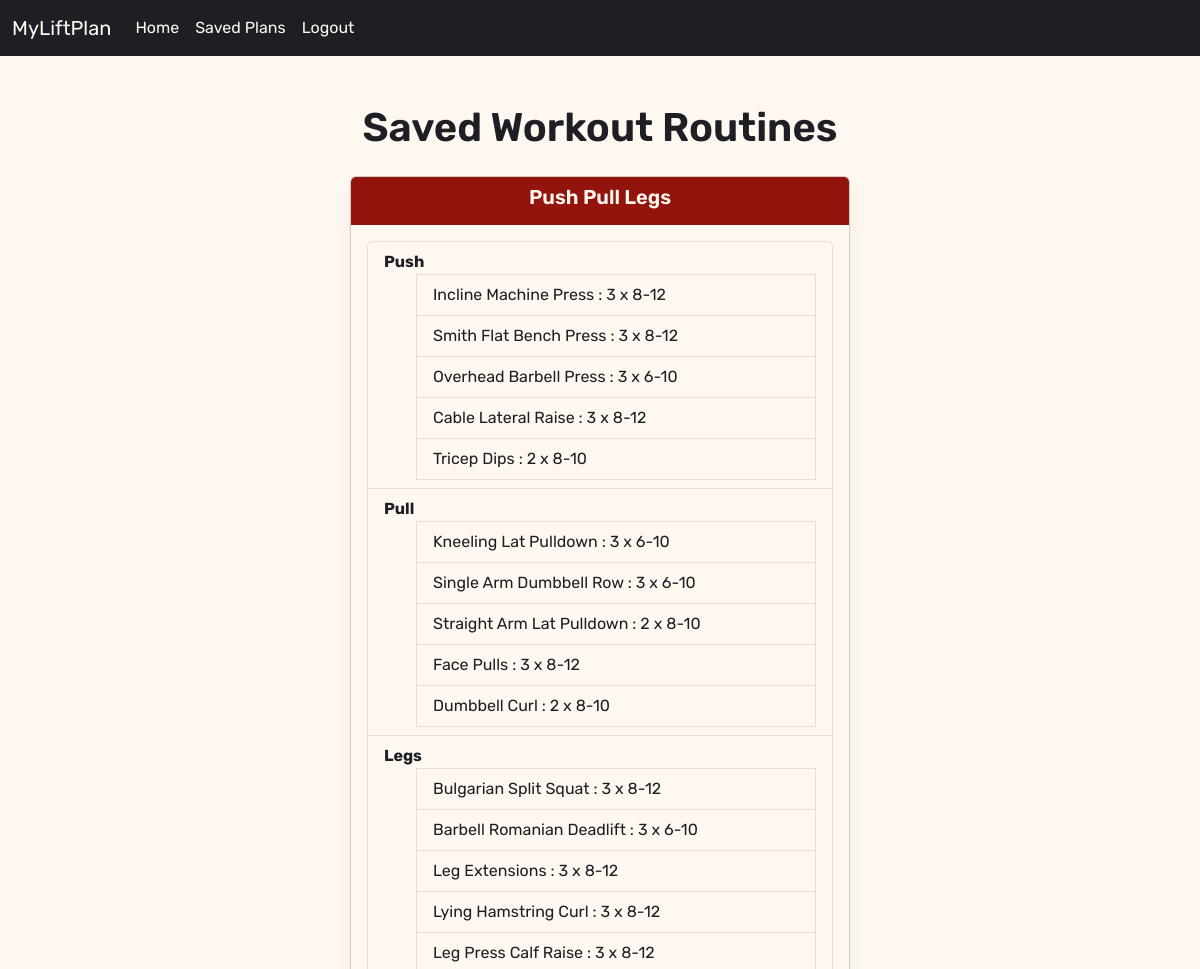
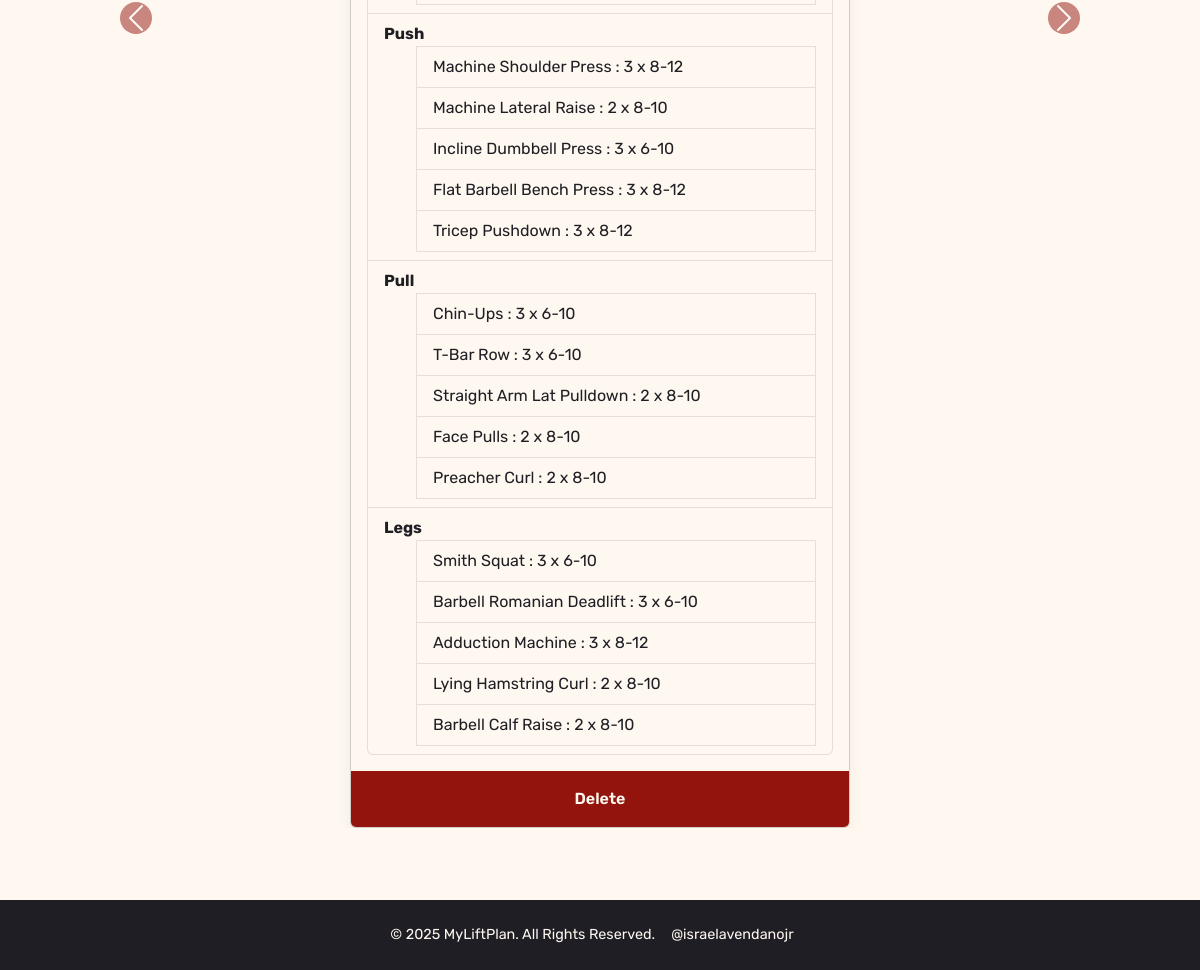
The app's page /saved_plans (signed in) with its own data (2 pictures, top to bottom).
### website/models.py (models this page shows, shortened)
class SavedPlan(db.Model):
    id = db.Column(db.Integer, primary_key=True)
    split_name = db.Column(db.String(100), nullable=False)
    plan = db.Column(db.Text, unique=True, nullable=False)
    user_id = db.Column(db.Integer, db.ForeignKey('user.id'), nullable=False)
    def get_plan_data(self):
            try:
                return json.loads(self.plan)  # Convert JSON string back to dict
            except json.JSONDecodeError as e:
                return {}

class Exercise(db.Model):
    id = db.Column(db.Integer, primary_key=True)
    name = db.Column(db.String(100), nullable=False)
    role_id = db.Column(db.Integer, db.ForeignKey('exercise_role.id'), nullable=False)
    role = db.relationship('ExerciseRole', backref='exercises')
    equipment = db.Column(db.String(100), nullable=False)
    type = db.Column(Enum(ExerciseType, name="exercise_type_enum"), nullable=False)

### website/views.py (the view)
@views.route('/saved_plans')
@login_required
def saved_plans():
    plans = SavedPlan.query.filter_by(user_id=current_user.id).all()
    exercises = Exercise.query.all()
    exercises_by_role = defaultdict(list)
    exercises_by_role_serializable = defaultdict(list)
    for exercise in exercises:
        role_name = exercise.role.name  # turn ExerciseRole into plain string
        exercises_by_role_serializable[role_name].append({
            'id': exercise.id,
            'name': exercise.name,
        })
    return render_template("saved_plans.html", user=current_user, plans=plans, exercises_by_role=exercises_by_role_serializable)

### website/__init__.py (called while the page is built)
def create_app():
    app = Flask(__name__)
    app.config['SECRET_KEY'] = 'hjdaksdhjkasdhjklasdhjka'
    app.config['SQLALCHEMY_DATABASE_URI'] = f'sqlite:///{DB_NAME}'
    db.init_app(app)
    from .views import views
    from .auth import auth
    app.register_blueprint(views, url_prefix='/')
    app.register_blueprint(auth, url_prefix='/')
    from .models import User, WorkoutPreferences, WorkoutSplit, WorkoutDay, ExerciseRole, Exercise, SavedPlan
    with app.app_context():
        db.create_all()
    login_manager = LoginManager()
    login_manager.login_view = 'auth.login'
    login_manager.init_app(app)
    @login_manager.user_loader
    def load_user(id):
        return User.query.get(int(id))
    return app

### website/templates/saved_plans.html (shortened to what this page needs)
{% extends "base.html" %}
{% block content %}
<div class="container mt-4">
    <h1 class="text-center mb-4" style="color: var(--bs-primary);">Saved Workout Routines</h1>
    {% if plans %}
    <div id="workoutCarousel" class="carousel slide" data-bs-ride="false">
        <div class="carousel-inner">
            {% for plan in plans %}
            <div class="carousel-item {% if loop.first %}active{% endif %}">
                <div class="card mx-auto" style="max-width: 500px;">
                    <div class="card-header text-center">
                        <h5 class="card-title">{{ plan.split_name }}</h5>
                    </div>
                    <div class="card-body">
                        <ul class="list-group">
                            {% for day in plan.get_plan_data().days %}
                            <li class="list-group-item">
                                <strong>{{ day.name }}</strong>
                                <ul>
                                    {% for exercise in day.exercises %}
                                    <li class="list-group-item" data-bs-toggle="modal" data-bs-target="#exerciseModal"
                                        data-exercise-id="{{ exercise.id }}" data-exercise-name="{{ exercise.name }}"
                                        data-exercise-role="{{ exercise.role.name }}" data-sets="{{ exercise.sets }}"
                                        data-exercise-name="{{ exercise.name }}"
                                        data-start-reps="{{ exercise.start_reps }}"
                                        data-end-reps="{{ exercise.end_reps }}">
                                        {{ exercise.name }} : {{ exercise.sets }} x {{ exercise.start_reps }}-{{
                                        exercise.end_reps }}
                                    </li>
                                    {% endfor %}
                                </ul>
                            </li>
                            {% endfor %}
                        </ul>
                    </div>
                    <div class="card-footer text-center">
                        <form method="POST" action="{{ url_for('views.delete_plan', plan_id=plan.id) }}"
                            style="display:inline;">
                            <button type="submit" class="btn btn-theme"
                                onclick="return confirm('Are you sure you want to delete this plan?');">Delete</button>
                        </form>
                    </div>
                </div>
            </div>
            {% endfor %}
        </div>
        {% if 1 < plans|length %} <button class="carousel-control-prev" type="button" data-bs-target="#workoutCarousel"
            data-bs-slide="prev">
            <span class="carousel-control-prev-icon" aria-hidden="true"></span>
            </button>
            <button class="carousel-control-next" type="button" data-bs-target="#workoutCarousel" data-bs-slide="next">
                <span class="carousel-control-next-icon" aria-hidden="true"></span>
            </button>
            {% endif %}
    </div>
    {% else %}
    <p class="text-center">No workout plans available. Please generate a plan first.</p>
    {% endif %}
</div>
{% endblock %}

### website/templates/base.html (shortened to what this page needs)
<!DOCTYPE html>
<html>
<head>
  <link href="https://cdn.jsdelivr.net/npm/bootstrap@5.3.0/dist/css/bootstrap.min.css" rel="stylesheet">
  <link rel="stylesheet" href="{{ url_for('static', filename='styles.css') }}">
</head>
<body class="text-dark">
  <nav class="navbar navbar-expand-lg navbar-light" style="background-color: var(--bs-primary);">
    <div class="container-fluid">
      <a class="navbar-brand text-light" href="/">MyLiftPlan</a>
      <div class="collapse navbar-collapse" id="navbarNav">
        <ul class="navbar-nav">
          {% if user.is_authenticated %}
          <li class="nav-item">
            <a class="nav-link active text-light" href="/">Home</a>
          </li>
          <li class="nav-item">
            <a class="nav-link text-light" href="/saved_plans">Saved Plans</a>
          </li>
          <li class="nav-item">
            <a class="nav-link text-light" href="/logout">Logout</a>
          </li>
        {% endif %}
      </div>
    </div>
  </nav>
  <main class="container my-4">
  {% block content %}{% endblock %}
  </main>
  <footer class="bg-dark text-light text-center py-4 mt-5">
    <div class="container">
      <div class="d-flex justify-content-center align-items-center">
        <p class="mb-0 me-3">&copy; 2025 MyLiftPlan. All Rights Reserved.</p>
        <a href="https://www.israelavendanojr.com/" target="_blank" class="text-light me-3">@israelavendanojr</a>
      </div>
    </div>
  </footer>
</body>
</html>

### website/static/styles.css (style rules this page uses)
:root { --bs-primary: #1e1e24; --bs-secondary: #92140c; --bs-light: #fff8f0; --bs-dark: #1e1e24; --bs-body-color: var(--bs-dark); }
body { background-color: var(--bs-light); color: var(--bs-body-color); font-family: 'Rubik', sans-serif; font-weight: 400; }
h1, h2, h3, h4, h5, h6, .form-label, .btn { font-weight: 600; }
.navbar, .navbar-brand, .navbar-nav .nav-link { font-family: 'Rubik', sans-serif !important; }
.navbar { background-color: var(--bs-primary) !important; }
.navbar-brand { color: var(--bs-light) !important; }
.navbar-nav .nav-link { color: var(--bs-light) !important; }
.btn-theme { background-color: var(--bs-secondary); color: var(--bs-light); border: none; padding: 0.5rem 1.25rem; font-weight: 600; border-radius: 0.375rem; transition: background-color 0.2s ease, transform 0.3s ease; }
.text-dark { color: var(--bs-dark) !important; }
.text-light { color: var(--bs-light) !important; }
.bg-dark { background-color: var(--bs-dark) !important; }
.card { background-color: var(--bs-light); color: var(--bs-dark); box-shadow: 0 0.5rem 1rem rgba(0,0,0,0.05); }
.card .card-header, .card .card-footer { background-color: var(--bs-secondary); color: var(--bs-light); border: none; }
.list-group-item { background-color: var(--bs-light); color: var(--bs-dark); border-color: rgba(0,0,0,0.1); }
.carousel-control-prev-icon, .carousel-control-next-icon { background-color: var(--bs-secondary); border-radius: 50%; }
.card-title { color: var(--bs-light); }
html, body { height: 100%; margin: 0; display: flex; flex-direction: column; }
main { flex: 1; }

### website/templates/base.html (style rules this page uses)
html, body { height: 100%; margin: 0; display: flex; flex-direction: column; }
footer { background-color: #343a40; color: #fff; text-align: center; padding: 20px 0; margin-top: auto; }
footer { font-size: 0.9rem; }
footer a { text-decoration: none; }

### records on screen
SavedPlan: split_name "Push Pull Legs", name "Push" "Pull" "Legs" "Push" "Pull" "Legs", name "Face Pulls" "Face Pulls", sets "3" "2", start_reps "8" "8", end_reps "12" "10"
Exercise: name "Incline Machine Press", sets "3", start_reps "8", end_reps "12"
Exercise: name "Smith Flat Bench Press", sets "3", start_reps "8", end_reps "12"
Exercise: name "Overhead Barbell Press", sets "3", start_reps "6", end_reps "10"
Exercise: name "Cable Lateral Raise", sets "3", start_reps "8", end_reps "12"
Exercise: name "Tricep Dips", sets "2", start_reps "8", end_reps "10"
Exercise: name "Kneeling Lat Pulldown", sets "3", start_reps "6", end_reps "10"
Exercise: name "Single Arm Dumbbell Row", sets "3", start_reps "6", end_reps "10"
Exercise: name "Straight Arm Lat Pulldown", sets "2", start_reps "8", end_reps "10"
Exercise: name "Dumbbell Curl", sets "2", start_reps "8", end_reps "10"
Exercise: name "Bulgarian Split Squat", sets "3", start_reps "8", end_reps "12"
Exercise: name "Barbell Romanian Deadlift", sets "3", start_reps "6", end_reps "10"
Exercise: name "Leg Extensions", sets "3", start_reps "8", end_reps "12"
Exercise: name "Lying Hamstring Curl", sets "3", start_reps "8", end_reps "12", sets "2", end_reps "10"
Exercise: name "Leg Press Calf Raise", sets "3", start_reps "8", end_reps "12"
Exercise: name "Machine Shoulder Press", sets "3", start_reps "8", end_reps "12"
Exercise: name "Machine Lateral Raise", sets "2", start_reps "8", end_reps "10"
Exercise: name "Incline Dumbbell Press", sets "3", start_reps "6", end_reps "10"
Exercise: name "Flat Barbell Bench Press", sets "3", start_reps "8", end_reps "12"
Exercise: name "Tricep Pushdown", sets "3", start_reps "8", end_reps "12"
Exercise: name "Chin-Ups", sets "3", start_reps "6", end_reps "10"
Exercise: name "T-Bar Row", sets "3", start_reps "6", end_reps "10"
Exercise: name "Preacher Curl", sets "2", start_reps "8", end_reps "10"
Exercise: name "Smith Squat", sets "3", start_reps "6", end_reps "10"
Exercise: name "Adduction Machine", sets "3", start_reps "8", end_reps "12"
Exercise: name "Barbell Calf Raise", sets "2", start_reps "8", end_reps "10"
